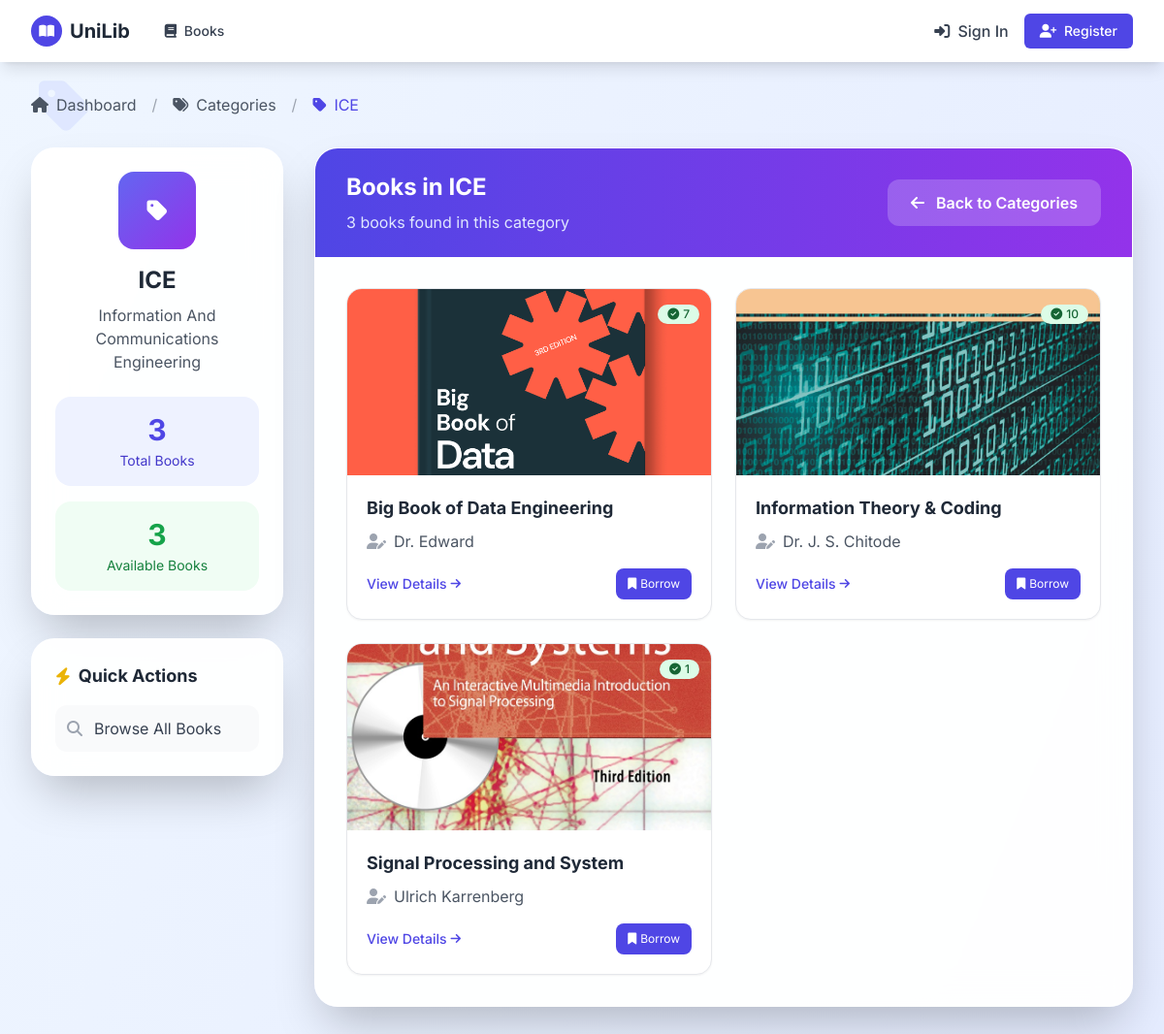
The app's page /books/categories/5/ with its own data.
### books/models.py (models this page shows, shortened)
class Category(models.Model):
    name = models.CharField(max_length=100, unique=True)
    description = models.TextField(blank=True)

class Book(models.Model):
    title = models.CharField(max_length=200)
    author = models.CharField(max_length=100)
    isbn = models.CharField('ISBN', max_length=13, unique=True)
    publisher = models.CharField(max_length=100, blank=True)
    category = models.ForeignKey(Category, on_delete=models.SET_NULL, null=True)
    publication_date = models.DateField(null=True, blank=True)
    total_copies = models.PositiveIntegerField(default=1)
    available_copies = models.PositiveIntegerField(default=1)
    cover_image = models.ImageField(upload_to='book_covers/', blank=True, null=True)
    description = models.TextField(blank=True)
    created_at = models.DateTimeField(auto_now_add=True)
    updated_at = models.DateTimeField(auto_now=True)
    class Meta:
        ordering = ['title']

### books/views.py (the view)
# urls.py: path('categories/<int:pk>/', CategoryDetailView.as_view(), name='category-detail'),
class CategoryDetailView(DetailView):
    model = Category
    template_name = 'books/category_detail.html'

### notifications/utils.py (called while the page is built)
def notification_count(request):
    if request.user.is_authenticated:
        count = Notification.objects.filter(user=request.user, is_read=False).count()
        return {'unread_notification_count': count}
    return {}

### books/templates/books/category_detail.html (shortened to what this page needs)
{% extends 'base.html' %}
{% load static %}
{% block content %}
<div class="min-h-screen bg-gradient-to-br from-blue-50 to-indigo-100 py-8 px-4 sm:px-6 lg:px-8">
    <div class="fixed inset-0 overflow-hidden pointer-events-none">
        <div class="absolute top-20 left-10 text-indigo-200 opacity-40 animate-float">
            <i class="fas fa-tag text-6xl"></i>
        </div>
        <div class="absolute top-40 right-20 text-blue-200 opacity-30 animate-float-delayed">
        </div>
    </div>
    <div class="max-w-7xl mx-auto relative z-10">
        <div class="flex items-center space-x-4 text-gray-600 mb-8">
            <a href="{% url 'dashboard' %}" class="flex items-center text-gray-600 hover:text-indigo-600 transition-colors">
                <i class="fas fa-home mr-2"></i> Dashboard
            </a>
            <span class="text-gray-400">/</span>
            <a href="{% url 'category-list' %}" class="flex items-center text-gray-600 hover:text-indigo-600 transition-colors">
                <i class="fas fa-tags mr-2"></i> Categories
            </a>
            <span class="text-gray-400">/</span>
            <span class="flex items-center text-indigo-600">
                <i class="fas fa-tag mr-2"></i> {{ category.name }}
            </span>
        </div>
        <div class="grid grid-cols-1 lg:grid-cols-4 gap-8">
            <div class="lg:col-span-1">
                <div class="bg-white/95 backdrop-blur-lg border border-white/20 rounded-3xl shadow-2xl p-6">
                    <div class="text-center mb-6">
                        <div class="w-20 h-20 bg-gradient-to-br from-indigo-500 to-purple-600 rounded-2xl flex items-center justify-center mx-auto mb-4">
                            <i class="fas fa-tag text-white text-2xl"></i>
                        </div>
                        <h1 class="text-2xl font-bold text-gray-800 mb-2">{{ category.name }}</h1>
                        {% if category.description %}
                        <p class="text-gray-600">{{ category.description }}</p>
                        {% endif %}
                    </div>
                    <div class="space-y-4">
                        <div class="bg-indigo-50 rounded-2xl p-4 text-center">
                            <div class="text-3xl font-bold text-indigo-600 mb-1">{{ category.book_set.count }}</div>
                            <div class="text-sm text-indigo-700">Total Books</div>
                        </div>
                        <div class="bg-green-50 rounded-2xl p-4 text-center">
                            <div class="text-3xl font-bold text-green-600 mb-1">
                                {{ category.book_set.count }}
                            </div>
                            <div class="text-sm text-green-700">Available Books</div>
                        </div>
                    </div>
                </div>
                <div class="mt-6 bg-white/95 backdrop-blur-lg border border-white/20 rounded-3xl shadow-2xl p-6">
                    <h3 class="text-lg font-bold text-gray-800 mb-4 flex items-center">
                        <i class="fas fa-bolt mr-2 text-yellow-500"></i> Quick Actions
                    </h3>
                    <div class="space-y-3">
                        <a href="{% url 'book-list' %}?category={{ category.id }}"
                           class="flex items-center p-3 bg-gray-50 hover:bg-gray-100 rounded-xl transition-colors group">
                            <i class="fas fa-search text-gray-400 group-hover:text-indigo-600 mr-3"></i>
                            <span class="text-gray-700 group-hover:text-indigo-600">Browse All Books</span>
                        </a>
                    </div>
                </div>
            </div>
            <div class="lg:col-span-3">
                <div class="bg-white/95 backdrop-blur-lg border border-white/20 rounded-3xl shadow-2xl overflow-hidden">
                    <div class="bg-gradient-to-r from-indigo-600 to-purple-600 py-6 px-8">
                        <div class="flex flex-col md:flex-row justify-between items-start md:items-center">
                            <div>
                                <h2 class="text-2xl font-bold text-white mb-2">Books in {{ category.name }}</h2>
                                <p class="text-indigo-100">
                                    {{ category.book_set.count }} book{{ category.book_set.count|pluralize }} found in this category
                                </p>
                            </div>
                            <div class="mt-4 md:mt-0">
                                <a href="{% url 'category-list' %}"
                                   class="bg-white/20 hover:bg-white/30 text-white px-6 py-3 rounded-xl font-semibold transition-all duration-300 transform hover:scale-105 flex items-center">
                                    <i class="fas fa-arrow-left mr-3"></i> Back to Categories
                                </a>
                            </div>
                        </div>
                    </div>
                    <div class="p-8">
                        {% if category.book_set.all %}
                        <div class="grid grid-cols-1 md:grid-cols-2 xl:grid-cols-3 gap-6">
                            {% for book in category.book_set.all %}
                            <div class="bg-white border border-gray-200 rounded-2xl shadow-sm overflow-hidden transition-all duration-300 hover:shadow-2xl hover:-translate-y-2 group">
                                <div class="relative overflow-hidden">
                                    <a href="{% url 'book-detail' book.pk %}">
                                        {% if book.cover_image %}
                                        <img src="{{ book.cover_image.url }}"
                                             class="w-full h-48 object-cover transition-transform duration-500 group-hover:scale-105"
                                             alt="{{ book.title }}">
                                        {% else %}
                                        <div class="w-full h-48 bg-gradient-to-br from-gray-100 to-gray-200 flex items-center justify-center">
                                            <i class="fas fa-book-open text-4xl text-gray-400"></i>
                                        </div>
                                        {% endif %}
                                    </a>
                                    <div class="absolute top-3 right-3">
                                        <span class="inline-flex items-center px-2.5 py-0.5 rounded-full text-xs font-medium {% if book.available_copies > 0 %}bg-green-100 text-green-800{% else %}bg-red-100 text-red-800{% endif %} shadow-sm">
                                            <i class="fas {% if book.available_copies > 0 %}fa-check-circle{% else %}fa-times-circle{% endif %} mr-1"></i>
                                            {{ book.available_copies }}
                                        </span>
                                    </div>
                                </div>
                                <div class="p-5">
                                    <h3 class="text-lg font-bold text-gray-800 mb-2 line-clamp-2 group-hover:text-indigo-600 transition-colors">
                                        <a href="{% url 'book-detail' book.pk %}">{{ book.title }}</a>
                                    </h3>
                                    <p class="text-gray-600 mb-3 flex items-center">
                                        <i class="fas fa-user-edit text-gray-400 mr-2"></i>
                                        <span class="line-clamp-1">{{ book.author }}</span>
                                    </p>
                                    <div class="flex justify-between items-center mt-4">
                                        <a href="{% url 'book-detail' book.pk %}" class="text-indigo-600 hover:text-indigo-800 font-medium text-sm flex items-center transition-colors">
                                            View Details
                                            <i class="fas fa-arrow-right ml-1 text-xs"></i>
                                        </a>
                                        {% if book.available_copies > 0 %}
                                            <a href="{% url 'book-issue' book.pk %}" class="text-xs bg-indigo-600 hover:bg-indigo-700 text-white px-3 py-2 rounded-lg flex items-center transition-colors">
                                                <i class="fas fa-bookmark mr-1"></i>
                                                Borrow
                                            </a>
                                        {% else %}
                                            <span class="text-xs bg-red-100 text-red-600 px-3 py-2 rounded-lg flex items-center">
                                                <i class="fas fa-times mr-1"></i>
                                                Unavailable
                                            </span>
                                        {% endif %}
                                    </div>
                                </div>
                            </div>
                            {% endfor %}
                        </div>
                        {% endif %}
                    </div>
                </div>
            </div>
        </div>
    </div>
</div>
{% endblock %}

### templates/base.html (style rules this page uses)
:root { --primary: #4f46e5; --primary-dark: #4338ca; --secondary: #10b981; --accent: #f59e0b; --dark: #1e293b; --light: #f8fafc; }
* { font-family: 'Inter', sans-serif; }

### books/templates/books/category_detail.html (style rules this page uses)
.animate-float { animation: float 6s ease-in-out infinite; }
.animate-float-delayed { animation: float 8s ease-in-out infinite; animation-delay: 2s; }
.line-clamp-1 { overflow: hidden; display: -webkit-box; -webkit-box-orient: vertical; -webkit-line-clamp: 1; }
.line-clamp-2 { overflow: hidden; display: -webkit-box; -webkit-box-orient: vertical; -webkit-line-clamp: 2; }

### records on screen
Category: name "ICE", description "Information And Communications Engineering", book_set.count "3"
Book: cover_image (picture), available_copies "7", title "Big Book of Data Engineering", author "Dr. Edward", shows "Borrow"
Book: cover_image (picture), available_copies "10", title "Information Theory & Coding", author "Dr. J. S. Chitode", shows "Borrow"
Book: cover_image (picture), available_copies "1", title "Signal Processing and System", author "Ulrich Karrenberg", shows "Borrow"
